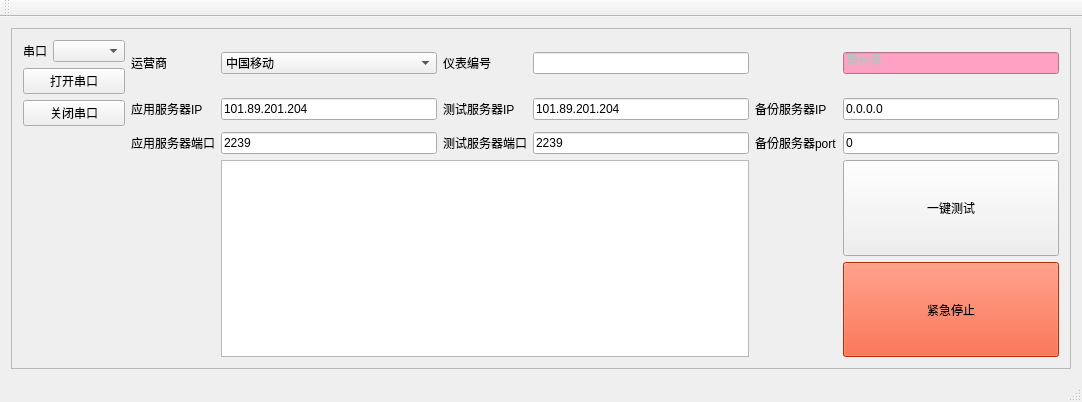
<?xml version="1.0" encoding="UTF-8"?>
<ui version="4.0">
 <class>MainWindow</class>
 <widget class="QMainWindow" name="MainWindow">
  <property name="geometry">
   <rect>
    <x>0</x>
    <y>0</y>
    <width>1082</width>
    <height>402</height>
   </rect>
  </property>
  <property name="sizePolicy">
   <sizepolicy hsizetype="Fixed" vsizetype="Fixed">
    <horstretch>0</horstretch>
    <verstretch>0</verstretch>
   </sizepolicy>
  </property>
  <property name="windowTitle">
   <string>MainWindow</string>
  </property>
  <widget class="QWidget" name="centralWidget">
   <layout class="QGridLayout" name="gridLayout_2">
    <item row="0" column="0">
     <widget class="QFrame" name="frame">
      <property name="frameShape">
       <enum>QFrame::StyledPanel</enum>
      </property>
      <property name="frameShadow">
       <enum>QFrame::Raised</enum>
      </property>
      <layout class="QGridLayout" name="gridLayout">
       <item row="0" column="0" rowspan="2">
        <layout class="QVBoxLayout" name="verticalLayout">
         <item>
          <layout class="QHBoxLayout" name="horizontalLayout">
           <item>
            <widget class="QLabel" name="label">
             <property name="text">
              <string>串口</string>
             </property>
            </widget>
           </item>
           <item>
            <widget class="QComboBox" name="Port_box"/>
           </item>
          </layout>
         </item>
         <item>
          <widget class="QPushButton" name="Open_Port">
           <property name="enabled">
            <bool>true</bool>
           </property>
           <property name="text">
            <string>打开串口</string>
           </property>
          </widget>
         </item>
         <item>
          <widget class="QPushButton" name="Close_Port">
           <property name="text">
            <string>关闭串口</string>
           </property>
          </widget>
         </item>
        </layout>
       </item>
       <item row="1" column="1">
        <widget class="QLabel" name="label_3">
         <property name="text">
          <string>应用服务器IP</string>
         </property>
        </widget>
       </item>
       <item row="1" column="2">
        <widget class="QLineEdit" name="APP_IP">
         <property name="text">
          <string>101.89.201.204</string>
         </property>
        </widget>
       </item>
       <item row="1" column="3">
        <widget class="QLabel" name="label_5">
         <property name="text">
          <string>测试服务器IP</string>
         </property>
        </widget>
       </item>
       <item row="1" column="4">
        <widget class="QLineEdit" name="Test_IP">
         <property name="text">
          <string>101.89.201.204</string>
         </property>
        </widget>
       </item>
       <item row="2" column="1">
        <widget class="QLabel" name="label_4">
         <property name="text">
          <string>应用服务器端口</string>
         </property>
        </widget>
       </item>
       <item row="2" column="2">
        <widget class="QLineEdit" name="APP_Port">
         <property name="text">
          <string>2239</string>
         </property>
        </widget>
       </item>
       <item row="2" column="3">
        <widget class="QLabel" name="label_6">
         <property name="text">
          <string>测试服务器端口</string>
         </property>
        </widget>
       </item>
       <item row="2" column="4">
        <widget class="QLineEdit" name="Test_Port">
         <property name="text">
          <string>2239</string>
         </property>
        </widget>
       </item>
       <item row="3" column="2" colspan="3">
        <widget class="QTextEdit" name="txtLog"/>
       </item>
       <item row="3" column="6">
        <layout class="QVBoxLayout" name="verticalLayout_2">
         <item>
          <widget class="QPushButton" name="pushButton">
           <property name="sizePolicy">
            <sizepolicy hsizetype="Expanding" vsizetype="Expanding">
             <horstretch>0</horstretch>
             <verstretch>0</verstretch>
            </sizepolicy>
           </property>
           <property name="styleSheet">
            <string notr="true"/>
           </property>
           <property name="text">
            <string>一键测试</string>
           </property>
          </widget>
         </item>
         <item>
          <widget class="QPushButton" name="pushButton_2">
           <property name="sizePolicy">
            <sizepolicy hsizetype="Expanding" vsizetype="Expanding">
             <horstretch>0</horstretch>
             <verstretch>0</verstretch>
            </sizepolicy>
           </property>
           <property name="styleSheet">
            <string notr="true">background-color: rgb(255, 62, 14);</string>
           </property>
           <property name="text">
            <string>紧急停止</string>
           </property>
          </widget>
         </item>
        </layout>
       </item>
       <item row="0" column="1">
        <widget class="QLabel" name="label_10">
         <property name="text">
          <string>运营商</string>
         </property>
        </widget>
       </item>
       <item row="0" column="2">
        <widget class="QComboBox" name="SupportCB">
         <item>
          <property name="text">
           <string>中国移动</string>
          </property>
         </item>
         <item>
          <property name="text">
           <string>中国联通</string>
          </property>
         </item>
         <item>
          <property name="text">
           <string>中国电信</string>
          </property>
         </item>
        </widget>
       </item>
       <item row="0" column="4">
        <widget class="QLineEdit" name="LDN_LE"/>
       </item>
       <item row="0" column="3">
        <widget class="QLabel" name="label_2">
         <property name="text">
          <string>仪表编号</string>
         </property>
        </widget>
       </item>
       <item row="2" column="5">
        <widget class="QLabel" name="label_8">
         <property name="text">
          <string>备份服务器port</string>
         </property>
        </widget>
       </item>
       <item row="2" column="6">
        <widget class="QLineEdit" name="Backup_Port">
         <property name="text">
          <string>0</string>
         </property>
        </widget>
       </item>
       <item row="1" column="5">
        <widget class="QLabel" name="label_7">
         <property name="text">
          <string>备份服务器IP</string>
         </property>
        </widget>
       </item>
       <item row="1" column="6">
        <widget class="QLineEdit" name="Backup_IP">
         <property name="text">
          <string>0.0.0.0</string>
         </property>
        </widget>
       </item>
       <item row="0" column="6">
        <widget class="QLineEdit" name="AllFlowLE">
         <property name="enabled">
          <bool>false</bool>
         </property>
         <property name="styleSheet">
          <string notr="true">background-color: rgb(255, 161, 197);</string>
         </property>
         <property name="text">
          <string>累积量</string>
         </property>
        </widget>
       </item>
      </layout>
     </widget>
    </item>
   </layout>
  </widget>
  <widget class="QToolBar" name="mainToolBar">
   <attribute name="toolBarArea">
    <enum>TopToolBarArea</enum>
   </attribute>
   <attribute name="toolBarBreak">
    <bool>false</bool>
   </attribute>
  </widget>
  <widget class="QStatusBar" name="statusBar"/>
 </widget>
 <layoutdefault spacing="6" margin="11"/>
 <resources/>
 <connections/>
</ui>
